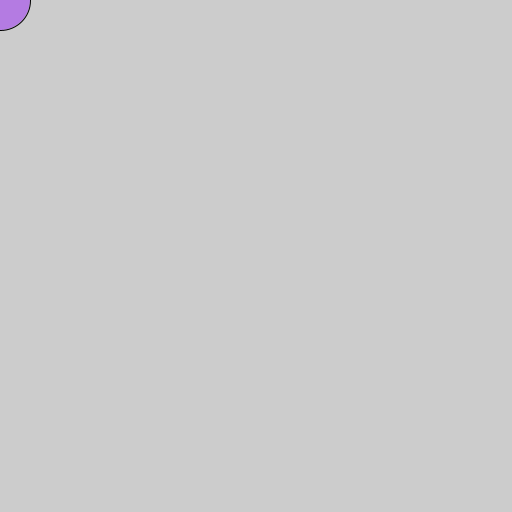
Frame 1 (no input)
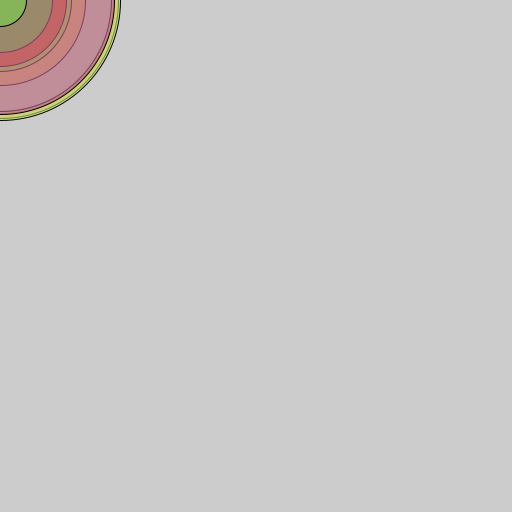
Frame 60 (the mouse pressed at the canvas centre just before this capture)
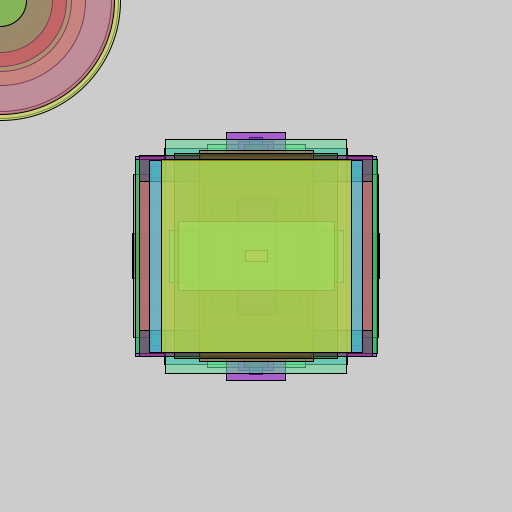
Frame 120 (the mouse held since frame 60 and released just before this capture)

The Processing sketch that drew these frames (run headless with seeded random() and noise(); from frame 60 on, the mouse is pressed at the canvas centre):

// Processing sketch: processing_93358
// ── processing_93358.pde

int r = 0; 
int g = 0;
int b = 0;
int opacity = 150;
int diam = 0;
int w = 0;
int h = 0;
int randMin = 2;
int randMax = 250;
int colMin = 0;
int colMax = 255;

void setup() {
    size(512, 512); 
}

void draw(){
  
  if (keyPressed){
    r = colMax;
    g = colMax;
    b = colMax;
  } else {
    r = int(random(colMin, colMax));
    g = int(random(colMin, colMax));
    b = int(random(colMin, colMax));
  }
  
  fill(r, g, b, opacity);
  if (mousePressed){
    w = int (random(randMin, randMax));
    h = int (random(randMin,randMax));
    rectMode(CENTER);
    rect (mouseX, mouseY, h, w);
  } else {
    diam = int(random(randMin, randMax));
    ellipse (mouseX, mouseY, diam, diam);
  }
}
